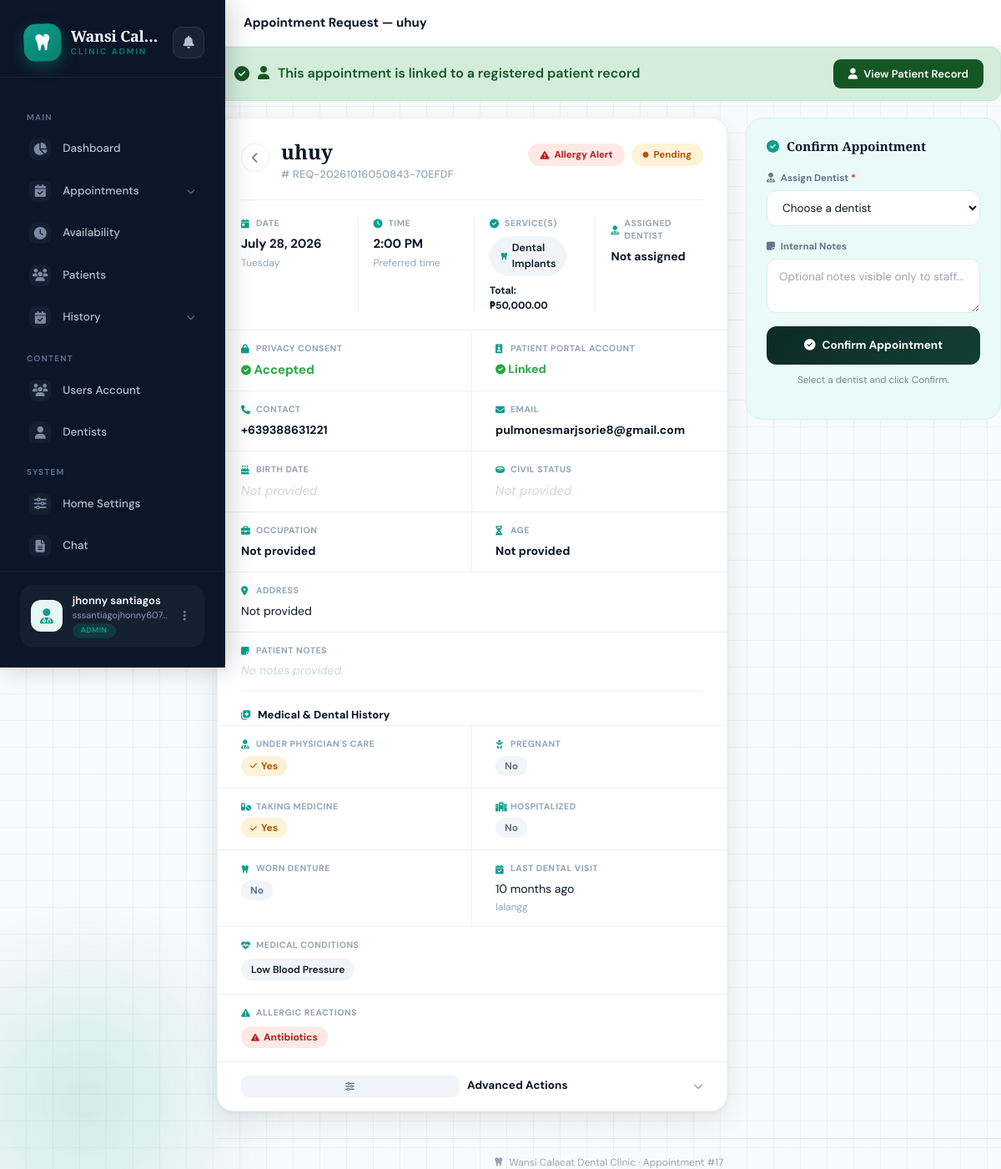
The page /pages/admin/appointment_details.php?id=17 (signed in) on the database its author committed.
### tables this page shows
CREATE TABLE `appointments` (
  `id` int NOT NULL AUTO_INCREMENT,
  `phone` varchar(20) NOT NULL,
  `email` varchar(100) NOT NULL,
  `services` text NOT NULL,
  `appointment_date` date DEFAULT NULL,
  `appointment_time` time DEFAULT NULL,
  `full_name` varchar(150) DEFAULT NULL,
  `age` int DEFAULT NULL,
  `occupation` varchar(120) DEFAULT NULL,
  `region` varchar(120) DEFAULT NULL,
  `province` varchar(120) DEFAULT NULL,
  `city` varchar(120) DEFAULT NULL,
  `barangay` varchar(120) DEFAULT NULL,
  `street_address` varchar(255) DEFAULT NULL,
  `notes` text,
  `internal_notes` text,
  `terms_accepted` tinyint(1) DEFAULT '1',
  `privacy_accepted` tinyint(1) DEFAULT '1',
  `is_verified` tinyint(1) DEFAULT '0',
  `status` enum('pending','approved','confirmed','in_progress','completed','cancelled','rejected') DEFAULT 'pending',
  `dentist_id` int DEFAULT NULL,
  `created_at` timestamp NULL DEFAULT CURRENT_TIMESTAMP,
  `updated_at` timestamp NULL DEFAULT CURRENT_TIMESTAMP ON UPDATE CURRENT_TIMESTAMP,
  `tracking_token` varchar(255) DEFAULT NULL,
  `is_rescheduled` tinyint(1) NOT NULL DEFAULT '0',
  `previous_date` date DEFAULT NULL,
  `previous_time` time DEFAULT NULL,
  PRIMARY KEY (`id`),
  KEY `idx_phone_email` (`phone`,`email`),
  KEY `idx_status` (`status`),
  KEY `idx_tracking_token` (`tracking_token`)
);

CREATE TABLE `services` (
  `id` int NOT NULL AUTO_INCREMENT,
  `title` varchar(150) NOT NULL,
  `description` varchar(255) NOT NULL,
  `icon` varchar(50) NOT NULL DEFAULT 'fa-tooth',
  `duration` varchar(50) NOT NULL DEFAULT '30 min',
  `price` decimal(10,2) NOT NULL DEFAULT '0.00',
  `sort_order` int NOT NULL DEFAULT '0',
  `is_active` tinyint(1) NOT NULL DEFAULT '1',
  `image` varchar(255) DEFAULT NULL,
  `created_at` timestamp NULL DEFAULT CURRENT_TIMESTAMP,
  PRIMARY KEY (`id`)
);

CREATE TABLE `medical_dental_history` (
  `id` int NOT NULL AUTO_INCREMENT,
  `appointment_id` int NOT NULL,
  `under_physician_care` enum('yes','no') DEFAULT NULL,
  `physician_name` varchar(255) DEFAULT NULL,
  `pregnant` enum('yes','no') DEFAULT NULL,
  `taking_medicine` enum('yes','no') DEFAULT NULL,
  `medicine_details` varchar(500) DEFAULT NULL,
  `conditions` varchar(500) DEFAULT NULL,
  `other_condition_details` varchar(255) DEFAULT NULL,
  `allergic_local_anesthesia` enum('yes','no') DEFAULT NULL,
  `allergic_antibiotics` enum('yes','no') DEFAULT NULL,
  `allergic_pain_killer` enum('yes','no') DEFAULT NULL,
  `allergic_other` enum('yes','no') DEFAULT NULL,
  `allergic_other_details` varchar(255) DEFAULT NULL,
  `hospitalized` enum('yes','no') DEFAULT NULL,
  `hospitalized_when` varchar(255) DEFAULT NULL,
  `hospitalized_why` varchar(500) DEFAULT NULL,
  `worn_denture` enum('yes','no') DEFAULT NULL,
  `last_dental_visit` varchar(255) DEFAULT NULL,
  `last_dental_visit_reason` varchar(500) DEFAULT NULL,
  `created_at` timestamp NULL DEFAULT CURRENT_TIMESTAMP,
  PRIMARY KEY (`id`),
  KEY `idx_appointment_id` (`appointment_id`)
);

### pages/admin/appointment_details.php (the view, shortened to what the rows shown need)
<?php
require '../../functions/appointment_email.php';
$id = isset($_GET['id']) ? (int)$_GET['id'] : 0;
$stmt = $conn->prepare("SELECT * FROM appointments WHERE id = ?");
$stmt->bind_param("i", $id);
$stmt->execute();
$result = $stmt->get_result();
$appointment = $result->fetch_assoc();
$services_list = [];
if ($appointment['services']) {
    $service_ids = json_decode($appointment['services'], true);
    if (is_array($service_ids) && !empty($service_ids)) {
        $placeholders = implode(',', array_fill(0, count($service_ids), '?'));
        $types = str_repeat('i', count($service_ids));
        $stmt = $conn->prepare("SELECT id, title, price FROM services WHERE id IN ($placeholders)");
        $stmt->bind_param($types, ...$service_ids);
        $stmt->execute();
        $services_result = $stmt->get_result();
        while ($row = $services_result->fetch_assoc()) {
            $services_list[] = $row;
        }
    }
}
$stmt = $conn->prepare("SELECT * FROM medical_dental_history WHERE appointment_id = ? ORDER BY id DESC LIMIT 1");
$stmt->bind_param("i", $id);
$stmt->execute();
$medicalHistory = $stmt->get_result()->fetch_assoc();
$mh_conditions = [];
if ($medicalHistory && !empty($medicalHistory['conditions'])) {
    $mh_conditions = array_filter(array_map('trim', explode(',', $medicalHistory['conditions'])));
}
$mh_allergies = [];
if ($medicalHistory) {
    if (($medicalHistory['allergic_antibiotics'] ?? '') === 'yes') $mh_allergies[] = 'Antibiotics';
}
$request_id = 'REQ-' . date('YmdHis') . '-' . strtoupper(substr(md5($id), 0, 6));
?>
<!DOCTYPE html>
<html lang="en">
<head>
    <script src="https://cdn.tailwindcss.com"></script>
    <link rel="stylesheet" href="https://cdnjs.cloudflare.com/ajax/libs/font-awesome/6.4.0/css/all.min.css">
</head>
<body>
<div class="main-content">
    <div class="top-bar">
        <div class="top-bar-title">Appointment Request — <?= htmlspecialchars($appointment['full_name'] ?? 'Unnamed Patient') ?></div>
    </div>
    <div class="page-body">
        <div class="detail-grid">
            <div class="request-card">
                <div class="rc-header">
                    <div class="rc-header-text">
                        <div class="patient-name"><?= htmlspecialchars($appointment['full_name'] ?? 'Unnamed Patient') ?></div>
                        <div class="request-id"># <?= $request_id ?></div>
                    </div>
                    <div class="rc-header-badges">
                        <?php
                        $status = $appointment['status'] ?? 'pending';
                        $status_label = ucfirst($status);
                        ?>
                        <?php if (!empty($mh_allergies)): ?>
                        <span class="pill alert-allergy" title="<?= htmlspecialchars(implode(', ', $mh_allergies)) ?>"><i class="fas fa-triangle-exclamation"></i> Allergy Alert</span>
                        <?php endif; ?>
                        <span class="pill status-<?= $status ?>"><i class="fas fa-circle"></i> <?= $status_label ?></span>
                    </div>
                </div>
                <div class="schedule-row">
                    <div class="schedule-col">
                        <div class="item-label"><i class="fas fa-calendar-day"></i> Date</div>
                        <?php if ($appointment['appointment_date']): ?>
                            <div class="item-value"><?= date('F d, Y', strtotime($appointment['appointment_date'])) ?></div>
                            <div class="item-sub"><?= date('l', strtotime($appointment['appointment_date'])) ?></div>
                        <?php else: ?>
                            <div class="item-value empty">Not set</div>
                        <?php endif; ?>
                    </div>
                    <div class="schedule-col">
                        <div class="item-label"><i class="fas fa-clock"></i> Time</div>
                        <?php if ($appointment['appointment_time']): ?>
                            <div class="item-value"><?= date('g:i A', strtotime($appointment['appointment_time'])) ?></div>
                            <div class="item-sub">Preferred time</div>
                        <?php else: ?>
                            <div class="item-value empty">Not set</div>
                        <?php endif; ?>
                    </div>
                    <div class="schedule-col">
                        <?php if (!empty($services_list)): ?>
                            <div>
                                <?php foreach ($services_list as $service): ?>
                                <span class="service-pill"><i class="fas fa-tooth"></i> <?= htmlspecialchars($service['title']) ?></span>
                                <?php endforeach; ?>
                            </div>
                        <?php else: ?>
                            <div class="item-value empty">No services selected</div>
                        <?php endif; ?>
                    </div>
                </div>
                <div class="info-grid-2">
                    <div class="info-cell">
                        <div class="item-label"><i class="fas fa-phone"></i> Contact</div>
                        <div class="item-value" style="font-size:14px;"><?= htmlspecialchars($appointment['phone'] ?? 'Not provided') ?></div>
                    </div>
                    <div class="info-cell">
                        <div class="item-label"><i class="fas fa-envelope"></i> Email</div>
                        <div class="item-value" style="font-size:14px;"><?= htmlspecialchars($appointment['email'] ?? 'Not provided') ?></div>
                    </div>
                </div>
                <?php if ($medicalHistory): ?>
                <div class="info-grid-2">
                    <div class="info-cell">
                        <div class="item-label"><i class="fas fa-calendar-check"></i> Last Dental Visit</div>
                        <div class="item-value" style="font-weight:400; font-size:14px;">
                            <?php if (!empty($medicalHistory['last_dental_visit'])): ?>
                                <?= htmlspecialchars($medicalHistory['last_dental_visit']) ?>
                                <?php if (!empty($medicalHistory['last_dental_visit_reason'])): ?>
                                    <div class="item-sub"><?= htmlspecialchars($medicalHistory['last_dental_visit_reason']) ?></div>
                                <?php endif; ?>
                            <?php else: ?>
                                <span class="item-value empty">Not provided</span>
                            <?php endif; ?>
                        </div>
                    </div>
                    <div class="info-cell full">
                        <div class="item-value" style="font-weight:400; font-size:14px;">
                            <?php if (!empty($mh_conditions) || !empty($medicalHistory['other_condition_details'])): ?>
                                <?php foreach ($mh_conditions as $condition): ?>
                                    <span class="condition-pill"><?= htmlspecialchars($condition) ?></span>
                                <?php endforeach; ?>
                            <?php else: ?>
                                <span class="item-value empty">None reported</span>
                            <?php endif; ?>
                        </div>
                    </div>
                </div>
                <?php else: ?>
                <div class="mh-empty-note">No medical & dental history was submitted for this appointment.</div>
                <?php endif; ?>
            </div>
        </div>
    </div>
</div>
</body>
</html>

### rows shown on the page
appointments: full_name "uhuy", status "Pending", appointment_date "July 28, 2026", appointment_date "Tuesday", appointment_time "2:00 PM", phone "+639388631221", email "pulmonesmarjsorie8@gmail.com"
services: title "Dental Implants"
medical_dental_history: last_dental_visit "10 months ago", last_dental_visit_reason "lalangg", conditions "Low Blood Pressure"

### other values the page prints
$user_name "jhonny santiagos"
$user_email "sssantiagojhonny607…"
$user_role "ADMIN"
$total_price "50,000.00"
$dentist_name "Not assigned"
$allergy "Antibiotics"
$id "17"
